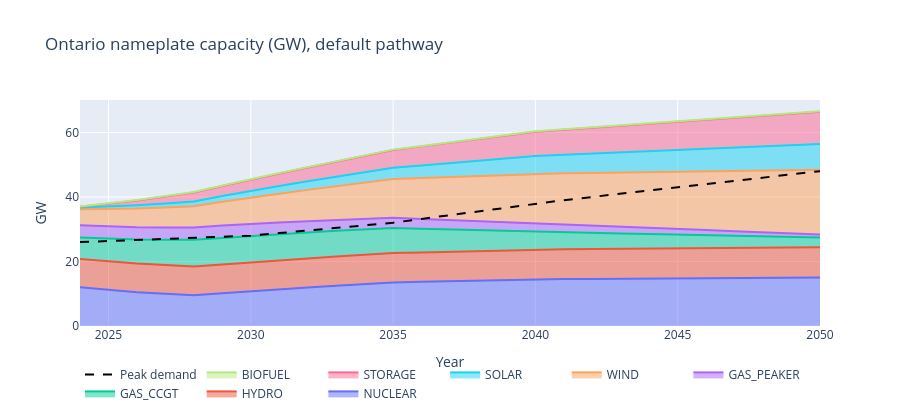

The code cell stored with this chart in its notebook:
### Code cell
import plotly.graph_objects as go

fleet_rows = []
for y in years:
    row = {"year": y}
    row.update(pathway.fleet_mw_at(y))
    fleet_rows.append(row)
fleet_df = pd.DataFrame(fleet_rows).set_index("year")

fig = go.Figure()
for tech in ["NUCLEAR", "HYDRO", "GAS_CCGT", "GAS_PEAKER", "WIND", "SOLAR", "STORAGE", "BIOFUEL"]:
    fig.add_trace(
        go.Scatter(
            x=fleet_df.index,
            y=fleet_df[tech] / 1000.0,
            mode="lines",
            stackgroup="one",
            name=tech,
        )
    )
peak = pd.Series({y: pathway.peak_mw_at(y) for y in years}) / 1000.0
fig.add_trace(
    go.Scatter(
        x=peak.index,
        y=peak.values,
        mode="lines",
        line=dict(color="black", dash="dash"),
        name="Peak demand",
    )
)
fig.update_layout(
    title="Ontario nameplate capacity (GW), default pathway",
    yaxis_title="GW",
    xaxis_title="Year",
    height=420,
    legend=dict(orientation="h", y=-0.15),
)
fig.show()

### Figure 1 — Plotly figure (JSON) as saved in the notebook; plotly's stock layout.template omitted (floating-point values rounded to 4 significant figures)
{"data": [{"mode": "lines", "name": "NUCLEAR", "stackgroup": "one", "type": "scatter", "x": [2024, 2025, 2026, 2027, 2028, 2029, 2030, 2031, 2032, 2033, 2034, 2035, 2036, 2037, 2038, 2039, 2040, 2041, 2042, 2043, 2044, 2045, 2046, 2047, 2048, 2049, 2050], "y": [12.0, 11.25, 10.5, 10.0, 9.5, 10.15, 10.8, 11.37, 11.93, 12.5, 13.0, 13.5, 13.7, 13.9, 14.1, 14.3, 14.5, 14.55, 14.6, 14.65, 14.7, 14.75, 14.8, 14.85, 14.9, 14.95, 15.0]}, {"mode": "lines", "name": "HYDRO", "stackgroup": "one", "type": "scatter", "x": [2024, 2025, 2026, 2027, 2028, 2029, 2030, 2031, 2032, 2033, 2034, 2035, 2036, 2037, 2038, 2039, 2040, 2041, 2042, 2043, 2044, 2045, 2046, 2047, 2048, 2049, 2050], "y": [8.8, 8.827, 8.855, 8.882, 8.909, 8.936, 8.964, 8.991, 9.018, 9.045, 9.073, 9.1, 9.12, 9.14, 9.16, 9.18, 9.2, 9.22, 9.24, 9.26, 9.28, 9.3, 9.32, 9.34, 9.36, 9.38, 9.4]}, {"mode": "lines", "name": "GAS_CCGT", "stackgroup": "one", "type": "scatter", "x": [2024, 2025, 2026, 2027, 2028, 2029, 2030, 2031, 2032, 2033, 2034, 2035, 2036, 2037, 2038, 2039, 2040, 2041, 2042, 2043, 2044, 2045, 2046, 2047, 2048, 2049, 2050], "y": [6.6, 7.025, 7.45, 7.875, 8.3, 8.229, 8.157, 8.086, 8.014, 7.943, 7.871, 7.8, 7.34, 6.88, 6.42, 5.96, 5.5, 5.25, 5.0, 4.75, 4.5, 4.25, 4.0, 3.75, 3.5, 3.25, 3.0]}, {"mode": "lines", "name": "GAS_PEAKER", "stackgroup": "one", "type": "scatter", "x": [2024, 2025, 2026, 2027, 2028, 2029, 2030, 2031, 2032, 2033, 2034, 2035, 2036, 2037, 2038, 2039, 2040, 2041, 2042, 2043, 2044, 2045, 2046, 2047, 2048, 2049, 2050], "y": [3.8, 3.8, 3.8, 3.8, 3.8, 3.8, 3.8, 3.67, 3.54, 3.41, 3.28, 3.15, 3.02, 2.89, 2.76, 2.63, 2.5, 2.35, 2.2, 2.05, 1.9, 1.75, 1.6, 1.45, 1.3, 1.15, 1.0]}, {"mode": "lines", "name": "WIND", "stackgroup": "one", "type": "scatter", "x": [2024, 2025, 2026, 2027, 2028, 2029, 2030, 2031, 2032, 2033, 2034, 2035, 2036, 2037, 2038, 2039, 2040, 2041, 2042, 2043, 2044, 2045, 2046, 2047, 2048, 2049, 2050], "y": [5.0, 5.4, 5.8, 6.2, 6.6, 7.371, 8.143, 8.914, 9.686, 10.46, 11.23, 12.0, 12.7, 13.4, 14.1, 14.8, 15.5, 15.95, 16.4, 16.85, 17.3, 17.75, 18.2, 18.65, 19.1, 19.55, 20.0]}, {"mode": "lines", "name": "SOLAR", "stackgroup": "one", "type": "scatter", "x": [2024, 2025, 2026, 2027, 2028, 2029, 2030, 2031, 2032, 2033, 2034, 2035, 2036, 2037, 2038, 2039, 2040, 2041, 2042, 2043, 2044, 2045, 2046, 2047, 2048, 2049, 2050], "y": [0.5, 0.75, 1.0, 1.25, 1.5, 1.786, 2.071, 2.357, 2.643, 2.929, 3.214, 3.5, 3.9, 4.3, 4.7, 5.1, 5.5, 5.75, 6.0, 6.25, 6.5, 6.75, 7.0, 7.25, 7.5, 7.75, 8.0]}, {"mode": "lines", "name": "STORAGE", "stackgroup": "one", "type": "scatter", "x": [2024, 2025, 2026, 2027, 2028, 2029, 2030, 2031, 2032, 2033, 2034, 2035, 2036, 2037, 2038, 2039, 2040, 2041, 2042, 2043, 2044, 2045, 2046, 2047, 2048, 2049, 2050], "y": [0.25, 0.8875, 1.525, 2.163, 2.8, 3.15, 3.5, 3.9, 4.3, 4.7, 5.1, 5.5, 5.9, 6.3, 6.7, 7.1, 7.5, 7.75, 8.0, 8.25, 8.5, 8.75, 9.0, 9.25, 9.5, 9.75, 10.0]}, {"mode": "lines", "name": "BIOFUEL", "stackgroup": "one", "type": "scatter", "x": [2024, 2025, 2026, 2027, 2028, 2029, 2030, 2031, 2032, 2033, 2034, 2035, 2036, 2037, 2038, 2039, 2040, 2041, 2042, 2043, 2044, 2045, 2046, 2047, 2048, 2049, 2050], "y": [0.1, 0.1019, 0.1038, 0.1058, 0.1077, 0.1096, 0.1115, 0.1135, 0.1154, 0.1173, 0.1192, 0.1212, 0.1231, 0.125, 0.1269, 0.1288, 0.1308, 0.1327, 0.1346, 0.1365, 0.1385, 0.1404, 0.1423, 0.1442, 0.1462, 0.1481, 0.15]}, {"line": {"color": "black", "dash": "dash"}, "mode": "lines", "name": "Peak demand", "type": "scatter", "x": [2024, 2025, 2026, 2027, 2028, 2029, 2030, 2031, 2032, 2033, 2034, 2035, 2036, 2037, 2038, 2039, 2040, 2041, 2042, 2043, 2044, 2045, 2046, 2047, 2048, 2049, 2050], "y": [26.0, 26.33, 26.67, 27.0, 27.33, 27.67, 28.0, 28.8, 29.6, 30.4, 31.2, 32.0, 33.2, 34.4, 35.6, 36.8, 38.0, 39.0, 40.0, 41.0, 42.0, 43.0, 44.0, 45.0, 46.0, 47.0, 48.0]}], "layout": {"height": 420, "legend": {"orientation": "h", "y": -0.15}, "title": {"text": "Ontario nameplate capacity (GW), default pathway"}, "xaxis": {"title": {"text": "Year"}}, "yaxis": {"title": {"text": "GW"}}}}
